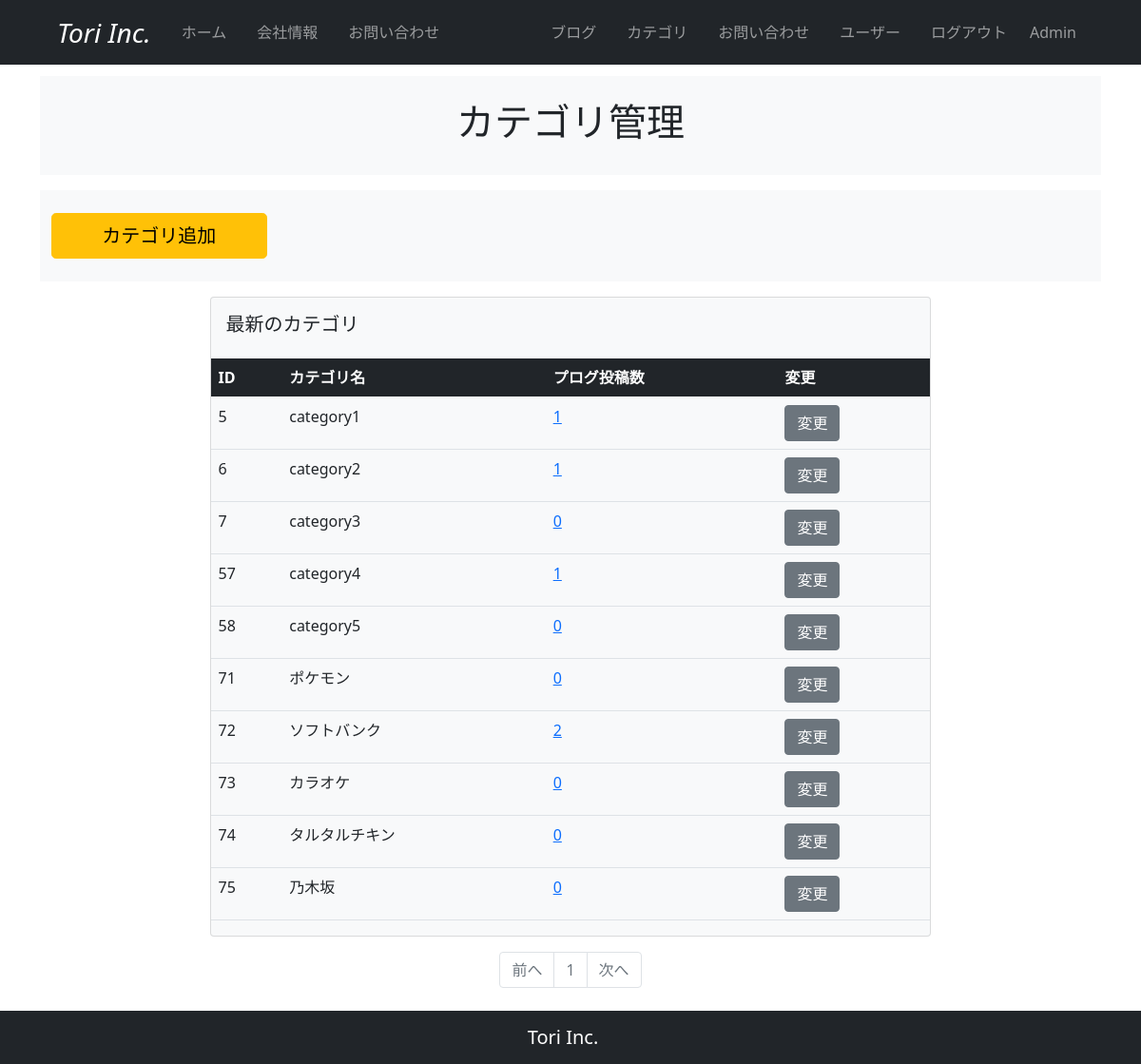
Page /category_maintenance (signed in) on the committed database.
### company_blog/models.py (models this page shows, shortened)
class User(db.Model, UserMixin):
    __tablename__ = 'users'
    id = db.Column(db.Integer, primary_key=True)
    email = db.Column(db.String(64), unique=True, index=True)
    username = db.Column(db.String(64), unique=True, index=True)
    password_hash = db.Column(db.String(128))
    administrator = db.Column(db.String(1))
    post = db.relationship('BlogPost', backref='author', lazy='dynamic')
    @property
    def password(self):
        raise AttributeError('password is not a readable attribute')
    def is_administrator(self):
        if self.administrator == '1':
            return 1
        else:
            return 0

class BlogCategory(db.Model):
    __tablename__ = 'blog_category'
    id = db.Column(db.Integer, primary_key=True)
    category = db.Column(db.String(140))
    posts = db.relationship('BlogPost', backref='blogcategory', lazy='dynamic')
    def count_posts(self, id):
        return BlogPost.query.filter_by(category_id=id).count()

### company_blog/main/views.py (the view)
@main.route('/category_maintenance', methods=['GET', 'POST'])
@login_required
def category_maintenance():
    page = request.args.get('page', 1, type=int)
    blog_categories = BlogCategory.query.order_by(BlogCategory.id.asc()).paginate(page=page, per_page=10)
    form = BlogCategoryForm()
    if form.validate_on_submit():
        blog_category = BlogCategory(category=form.category.data)
        db.session.add(blog_category)
        db.session.commit()
        flash('ブログカテゴリが追加されました。')
        return redirect(url_for('main.category_maintenance'))
    elif form.errors:
        form.category.data = ""
        flash(form.errors['category'][0])
    return render_template('category_maintenance.html', blog_categories=blog_categories, form=form)

### company_blog/__init__.py (called while the page is built)
@event.listens_for(Engine, "connect")
def set_sqlite_pragma(dbapi_connection, connection_record):
    cursor = dbapi_connection.cursor()
    cursor.execute("PRAGMA foreign_keys=ON")
    cursor.close()

### company_blog/models.py (called while the page is built)
@login_manager.user_loader
def load_user(user_id):
    return User.query.get(user_id)

### company_blog/templates/category_maintenance.html (shortened to what this page needs)
{% extends "base.html" %}
{% block content %}
  <section id="header">
    <div class="container">
      <div class="row bg-light my-3 justify-content-center">
        <div class="col-10 py-4">
          <h2 class="text-center fs-1">カテゴリ管理</h2>
        </div>
      </div>
    </div>
  </section>
  <section id="register">
    <div class="container">
      <div class="row bg-light my-3">
        <div class="col-10 py-4">
          <button type="button" class="btn btn-warning btn-lg w-25" data-bs-toggle="modal" data-bs-target="#addCategoryModal">
            カテゴリ追加
          </button>
        </div>
      </div>
    </div>
  </section>
  <section id="user_table">
    <div class="card mx-auto bg-light" style="width: 68%;">
      <div class="card-body">
        <h5 class="card-title">最新のカテゴリ</h5>
      </div>
      <table class="table">
        <thead>
          <tr class="table-dark">
            <th scope="col">ID</th>
            <th scope="col">カテゴリ名</th>
            <th scope="col">プログ投稿数</th>
            <th scope="col">変更</th>
          </tr>
        </thead>
        <tbody>
          {% for blog_category in blog_categories.items %}
          <tr>
            <td>{{ blog_category.id }}</td>
            <td>{{ blog_category.category }}</td>
            <td><a href="{{ url_for('main.category_search', blog_category_id=blog_category.id)}}">{{ blog_category.count_posts(blog_category.id) }}</a></td>
            <td>
              {% if current_user.is_administrator() %}
                <a href="{{ url_for('main.update_category', category_id=blog_category.id) }}" class="btn btn-secondary">変更</a>
              {% endif %}
            </td>
          </tr>
          {% endfor %}
        </tbody>
      </table>
    </div>
  </section>
  <section id="pagenation">
    <nav aria-label="mantenance_page_navigation">
      <ul class="pagination my-3 justify-content-center">
        <li {% if blog_categories.has_prev %}class="page-item"{% else %}class="page-item disabled"{% endif %}><a class="page-link" href="{% if blog_categories.has_prev %}{{url_for('main.category_maintenance', page=blog_categories.prev_num) }}{% else %}#{% endif %}">前へ</a></li>
        {% for page_num in blog_categories.iter_pages(left_edge=1, right_edge=1, left_current=1, right_current=2) %}
          {% if page_num %}
            {% if blog_categories.page == page_num %}
              <li class="page-item disabled"><a class="page-link" href="#">{{ page_num }}</a></li>
            {% else %}
              <li class="page-item"><a class="page-link" href="{{url_for('main.category_maintenance', page=page_num)}}">{{ page_num }}</a></li>
            {% endif %}
          {% else %}
            <li class="page-item disabled"><a class="page-link" href="#">&hellip;</a></li>
          {% endif %}
        {% endfor %}
        <li {% if blog_categories.has_next %}class="page-item"{% else %}class="page-item disabled"{% endif %}><a class="page-link" href="{% if blog_categories.has_next %}{{url_for('main.category_maintenance', page=blog_categories.next_num) }}{% else %}#{% endif %}">次へ</a></li>
      </ul>
    </nav>
  </section>
{% endblock %}

### company_blog/templates/base.html (shortened to what this page needs)
<!DOCTYPE html>
<html lang="en">
<head>
  <link href="https://cdn.jsdelivr.net/npm/bootstrap@5.0.2/dist/css/bootstrap.min.css" rel="stylesheet">
</head>
<body>
  <nav class="navbar navbar-expand-lg navbar-dark bg-dark px-5 fixed-top">
    <div class="container-fluid">
      <a class="navbar-brand fs-3 fst-italic" href="{{ url_for('main.index') }}">Tori Inc.</a>
      <div class="collapse navbar-collapse" id="navbarNav">
        <ul class="navbar-nav">
          <li class="nav-item px-2">
            <a class="nav-link" href="{{ url_for('main.index') }}">ホーム</a>
          </li>
          <li class="nav-item px-2">
            <a class="nav-link" href="#">会社情報</a>
          </li>
          <li class="nav-item px-2">
            <a class="nav-link" href="{{url_for('main.inquiry')}}">お問い合わせ</a>
          </li>
        </ul>
      </div>
      <div class="collapse navbar-collapse justify-content-md-end" id="navbarNav">
        <ul class="navbar-nav">
          <li class="nav-item px-2">
            <a class="nav-link" href="{{url_for('main.blog_maintenance')}}">ブログ</a>
          </li>
          <li class="nav-item px-2">
            <a class="nav-link" href="{{url_for('main.category_maintenance')}}">カテゴリ</a>
          </li>
          <li class="nav-item px-2">
            <a class="nav-link" href="{{url_for('main.inquiry_maintenance')}}">お問い合わせ</a>
          </li>
          <li class="nav-item px-2">
            <a class="nav-link" href="{{url_for('users.user_maintenance')}}">ユーザー</a>
          </li>
          {% if current_user.is_authenticated %}
          <li class="nav-item px-2">
            <a class="nav-link" href="{{url_for('users.logout')}}">ログアウト</a>
          </li>
          <li class="navbar-text px-2">
            {{ current_user.username }}
          </li>
          {% endif %}
        </ul>
      </div>
    </div>
  </nav>
  {% from "_formhelpers.html" import render_field %}
  <div class="container" style="padding-top: 4rem; padding-bottom: 4rem;">
    {% block content %}
    {% endblock %}
  </div>
  <nav class="navbar fixed-bottom navbar-expand-sm navbar-dark bg-dark fixed-bottom">
    <div class="container-fluid justify-content-center">
      <span class="navbar-brand">Tori Inc.</span>
    </div>
  </nav>
</body>
</html>

### rows in the picture
User: username "Admin"
BlogCategory: id "5", category "category1", count_posts "1"
BlogCategory: id "6", category "category2", count_posts "1"
BlogCategory: id "7", category "category3", count_posts "0"
BlogCategory: id "57", category "category4", count_posts "1"
BlogCategory: id "58", category "category5", count_posts "0"
BlogCategory: id "71", category "ポケモン", count_posts "0"
BlogCategory: id "72", category "ソフトバンク", count_posts "2"
BlogCategory: id "73", category "カラオケ", count_posts "0"
BlogCategory: id "74", category "タルタルチキン", count_posts "0"
BlogCategory: id "75", category "乃木坂", count_posts "0"

### other values in the picture
{{ page_num }} "1"
